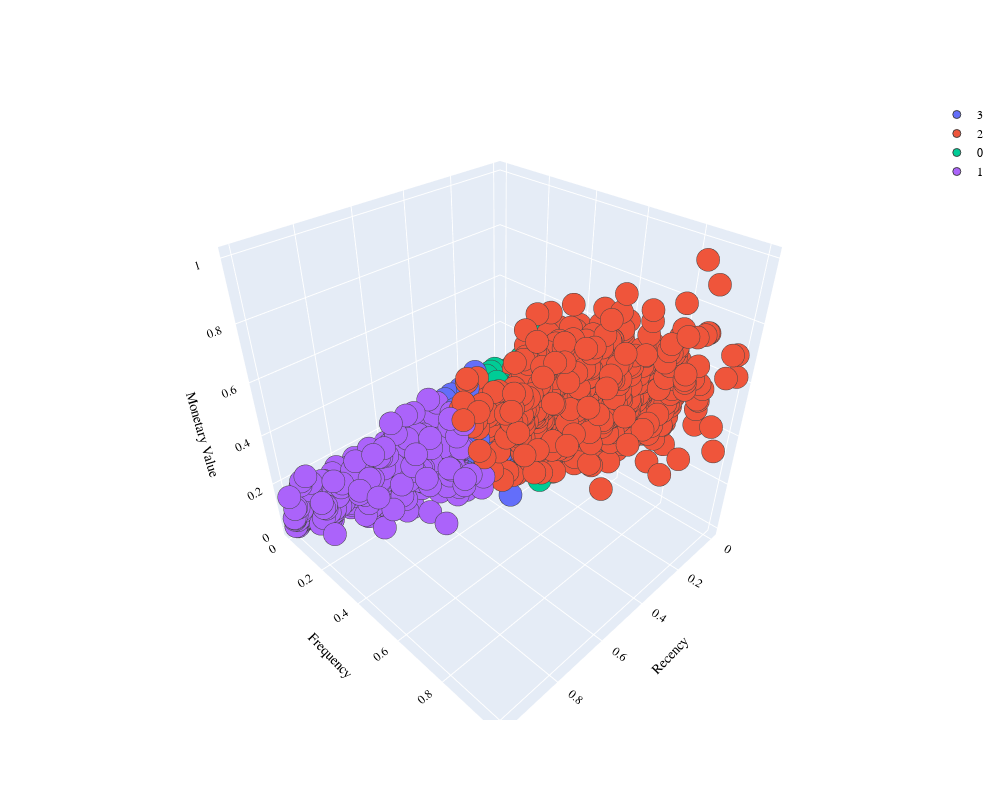

Source (notebook cell):
### Code cell
PLOT.update_layout(width = 1000, height = 800, autosize = True, showlegend = True,
                   scene = dict(xaxis=dict(title = 'Recency', titlefont_color = 'black'),
                                yaxis=dict(title = 'Frequency', titlefont_color = 'black'),
                                zaxis=dict(title = 'Monetary Value', titlefont_color = 'black')),
                   font = dict(family = "Gilroy", color  = 'black', size = 12))

### Figure 1 — Plotly figure (JSON) as saved in the notebook; plotly's stock layout.template omitted (floating-point values rounded to 4 significant figures; data arrays with more than 128 entries replaced by an {"elided": "..."} marker saying what was removed)
{"data": [{"marker": {"line": {"width": 1}, "size": 8}, "mode": "markers", "name": "3", "type": "scatter3d", "x": {"elided": "1635 float values"}, "y": {"elided": "1635 float values"}, "z": {"elided": "1635 float values"}}, {"marker": {"line": {"width": 1}, "size": 8}, "mode": "markers", "name": "2", "type": "scatter3d", "x": {"elided": "1321 float values"}, "y": {"elided": "1321 float values"}, "z": {"elided": "1321 float values"}}, {"marker": {"line": {"width": 1}, "size": 8}, "mode": "markers", "name": "0", "type": "scatter3d", "x": {"elided": "1761 float values"}, "y": {"elided": "1761 float values"}, "z": {"elided": "1761 float values"}}, {"marker": {"line": {"width": 1}, "size": 8}, "mode": "markers", "name": "1", "type": "scatter3d", "x": {"elided": "789 float values"}, "y": {"elided": "789 float values"}, "z": {"elided": "789 float values"}}], "layout": {"autosize": true, "font": {"color": "black", "family": "Gilroy", "size": 12}, "height": 800, "scene": {"xaxis": {"title": {"font": {"color": "black"}, "text": "Recency"}}, "yaxis": {"title": {"font": {"color": "black"}, "text": "Frequency"}}, "zaxis": {"title": {"font": {"color": "black"}, "text": "Monetary Value"}}}, "showlegend": true, "width": 1000}}
